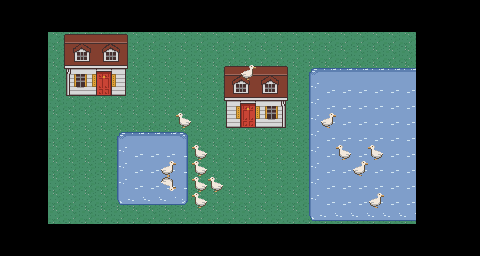

The image is a tile-based game level rendered from a .tmx file. Its description and complete source (layers, tilesets, objects, tile grids) follow:
An orthogonal 30x16 tile map with 16x16 px tiles, 3 tile layers (grass, objects, duck).

<map version="1.0" tiledversion="1.0.3" orientation="orthogonal" renderorder="right-down" width="30" height="16" tilewidth="16" tileheight="16" nextobjectid="1">
 <tileset firstgid="1" source="../Tilesets/overworld_tileset.tsx" />
 <layer name="grass" width="30" height="16">
  <data encoding="csv">
75,75,75,75,75,75,75,75,75,75,75,75,75,75,75,75,75,75,75,75,75,75,75,75,75,75,75,75,75,75,
75,75,75,75,75,75,75,75,75,75,75,75,75,75,75,75,75,75,75,75,75,75,75,75,75,75,75,75,75,75,
75,75,75,9,9,9,9,9,9,9,9,9,9,9,9,9,9,9,9,9,9,9,9,9,9,9,75,75,75,75,
75,75,75,9,9,9,9,9,9,9,9,9,9,9,9,9,9,9,9,9,9,9,9,9,9,9,75,75,75,75,
75,75,75,9,9,9,9,9,9,9,9,9,9,9,9,9,9,9,9,9,9,9,9,9,9,9,75,75,75,75,
75,75,75,9,9,9,9,9,9,9,9,9,9,9,9,9,9,9,9,9,9,9,9,9,9,9,75,75,75,75,
75,75,75,9,9,9,9,9,9,9,9,9,9,9,9,9,9,9,9,9,9,9,9,9,9,9,75,75,75,75,
75,75,75,9,9,9,9,9,9,9,9,9,9,9,9,9,9,9,9,9,9,9,9,9,9,9,75,75,75,75,
75,75,75,9,9,9,9,9,9,9,9,9,9,9,9,9,9,9,9,9,9,9,9,9,9,9,75,75,75,75,
75,75,75,9,9,9,9,9,9,9,9,9,9,9,9,9,9,9,9,9,9,9,9,9,9,9,75,75,75,75,
75,75,75,9,9,9,9,9,9,9,9,9,9,9,9,9,9,9,9,9,9,9,9,9,9,9,75,75,75,75,
75,75,75,9,9,9,9,9,9,9,9,9,9,9,9,9,9,9,9,9,9,9,9,9,9,9,75,75,75,75,
75,75,75,9,9,9,9,9,9,9,9,9,9,9,9,9,9,9,9,9,9,9,9,9,9,9,75,75,75,75,
75,75,75,9,9,9,9,9,9,9,9,9,9,9,9,9,9,9,9,9,9,9,9,9,9,9,75,75,75,75,
75,75,75,75,75,75,75,75,75,75,75,75,75,75,75,75,75,75,75,75,75,75,75,75,75,75,75,75,75,75,
75,75,75,75,75,75,75,75,75,75,75,75,75,75,75,75,75,75,75,75,75,75,75,75,75,75,75,75,75,75
</data>
 </layer>
 <layer name="objects" width="30" height="16">
  <data encoding="csv">
0,0,0,0,0,0,0,0,0,0,0,0,0,0,0,0,0,0,0,0,0,0,0,0,0,0,0,0,0,0,
0,0,0,0,0,0,0,0,0,0,0,0,0,0,0,0,0,0,0,0,0,0,0,0,0,0,0,0,0,0,
0,0,0,0,2147483697,2147483696,2147483695,2147483694,0,0,0,0,0,0,0,0,0,0,0,0,0,0,0,0,0,0,0,0,0,0,
0,0,0,0,2147483714,2147483713,2147483712,2147483711,0,0,0,0,0,0,0,0,0,0,0,0,0,0,0,0,0,0,0,0,0,0,
0,0,0,0,2147483731,2147483730,2147483729,2147483728,0,0,0,0,0,0,46,47,48,49,0,105,106,106,106,106,106,106,0,0,0,0,
0,0,0,0,2147483748,2147483747,2147483746,2147483745,0,0,0,0,0,0,63,64,65,66,0,122,123,123,123,123,123,123,0,0,0,0,
0,0,0,0,0,0,0,0,0,0,0,0,0,0,80,81,82,83,0,122,123,123,123,123,123,123,0,0,0,0,
0,0,0,0,0,0,0,0,0,0,0,2147483734,0,0,97,98,99,100,0,122,123,123,123,123,123,123,0,0,0,0,
0,0,0,0,0,0,0,105,106,106,106,107,0,0,0,0,0,0,0,122,123,123,123,123,123,123,0,0,0,0,
0,0,0,0,0,0,0,122,123,123,123,124,2147483734,0,0,0,0,0,0,122,123,123,123,123,123,123,0,0,0,0,
0,0,0,0,0,0,0,122,123,123,123,124,2147483734,0,0,0,0,0,0,122,123,123,123,123,123,123,0,0,0,0,
0,0,0,0,0,0,0,122,123,123,123,124,2147483734,2147483734,0,0,0,0,0,122,123,123,123,123,123,123,0,0,0,0,
0,0,0,0,0,0,0,139,140,140,140,141,2147483734,0,0,0,0,0,0,122,123,123,123,123,123,123,0,0,0,0,
0,0,0,0,0,0,0,0,0,0,0,0,0,0,0,0,0,0,0,139,140,140,140,140,140,140,120,121,0,0,
0,0,0,0,0,0,0,0,0,0,0,0,0,0,0,0,0,0,0,0,0,0,0,0,0,0,0,0,0,0,
0,0,0,0,0,0,0,0,0,0,0,0,0,0,0,0,0,0,0,0,0,0,0,0,0,0,0,103,104,0
</data>
 </layer>
 <layer name="duck" width="30" height="16">
  <data encoding="csv">
0,0,0,0,0,0,0,0,0,0,0,0,0,0,0,0,0,0,0,0,0,0,0,0,0,0,0,0,0,0,
0,0,0,0,0,0,0,0,0,0,0,0,0,0,0,0,0,0,0,0,0,0,0,0,0,0,0,0,0,0,
0,0,0,0,0,0,0,0,0,0,0,0,0,0,0,0,0,0,0,0,0,0,0,0,0,0,0,0,0,0,
0,0,0,0,0,0,0,0,0,0,0,0,0,0,0,0,0,0,0,0,0,0,0,0,0,0,0,0,0,0,
0,0,0,0,0,0,0,0,0,0,0,0,0,0,0,86,0,0,0,0,0,0,0,0,0,0,0,0,0,0,
0,0,0,0,0,0,0,0,0,0,0,0,0,0,0,0,0,0,0,0,0,0,0,0,0,0,0,0,0,0,
0,0,0,0,0,0,0,0,0,0,0,0,0,0,0,0,0,0,0,0,0,0,0,0,0,0,0,0,0,0,
0,0,0,0,0,0,0,0,0,0,0,0,0,0,0,0,0,0,0,0,86,0,0,0,0,0,0,0,0,0,
0,0,0,0,0,0,0,0,0,0,0,0,0,0,0,0,0,0,0,0,0,0,0,0,0,0,0,0,0,0,
0,0,0,0,0,0,0,0,0,0,0,0,0,0,0,0,0,0,0,0,0,2147483734,0,2147483734,0,0,0,0,0,0,
0,0,0,0,0,0,0,0,0,0,86,0,0,0,0,0,0,0,0,0,0,0,86,0,0,0,0,0,0,0,
0,0,0,0,0,0,0,0,0,0,1073741910,0,0,0,0,0,0,0,0,0,0,0,0,0,0,0,0,0,0,0,
0,0,0,0,0,0,0,0,0,0,0,0,0,0,0,0,0,0,0,0,0,0,0,86,0,0,0,0,0,0,
0,0,0,0,0,0,0,0,0,0,0,0,0,0,0,0,0,0,0,0,0,0,0,0,0,0,0,0,0,0,
0,0,0,0,0,0,0,0,0,0,0,0,0,0,0,0,0,0,0,0,0,0,0,0,0,0,0,0,0,0,
0,0,0,0,0,0,0,0,0,0,0,0,0,0,0,0,0,0,0,0,0,0,0,0,0,0,0,0,0,0
</data>
 </layer>
</map>
